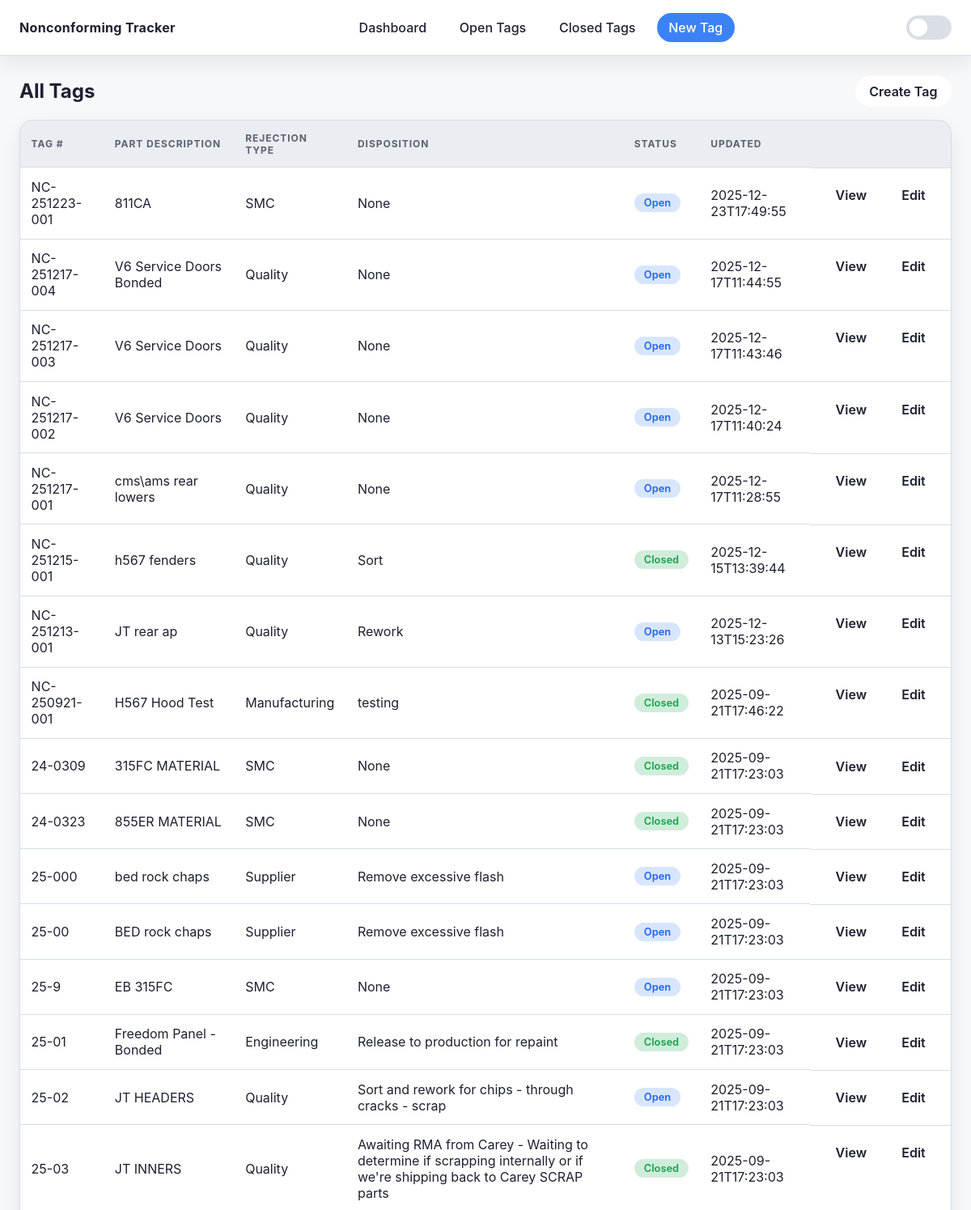
The app's page /tags (upper part) with its own data.
### tables this page shows
CREATE TABLE tags (
            id INTEGER PRIMARY KEY AUTOINCREMENT,
            tag_number TEXT UNIQUE NOT NULL,
            part_description TEXT,
            rejection_type TEXT,
            rejection_class TEXT,
            defect_description TEXT,
            rejected_by TEXT,
            containment_date TEXT,
            total_rejected_qty_initial TEXT,
            mfg_date TEXT,
            mfg_shift TEXT,
            supplier TEXT,
            total_rejected_qty_final TEXT,
            disposition TEXT,
            authorized_by TEXT,
            date_authorized TEXT,
            date_sort_rework TEXT,
            good_pcs TEXT,
            reworked_pcs TEXT,
            scrap_pcs TEXT,
            complete TEXT,
            closed_date TEXT,
            closed_by TEXT,
            qad_number TEXT,
            qad_date TEXT,
            completed_by TEXT,
            is_closed INTEGER DEFAULT 0,
            created_at TEXT,
            updated_at TEXT
        );

### app.py (the view)
@app.route("/tags")
def list_all_tags():
    tags = database.list_tags(get_db())
    return render_template("tags_list.html", title="All Tags", tags=tags, view="all")

### app.py (called while the page is built, shortened)
def get_db():
    if "db" not in g:
        g.db = database.get_connection(Path(app.config["DATABASE"]))
    return g.db

def ensure_bootstrap_data() -> None:
    db = get_db()
    database.init_db(db)
    existing_count = db.execute("SELECT COUNT(*) FROM tags").fetchone()[0]
    dropdowns = database.fetch_dropdowns(db)
    needs_seed = existing_count == 0
    needs_dropdowns = not dropdowns
    if not (needs_seed or needs_dropdowns):
        return

@app.before_request
def before_request() -> None:  # pragma: no cover - flask hook
    ensure_bootstrap_data()
    g.dropdown_options = database.fetch_dropdowns(get_db())

@app.context_processor
def inject_globals():
    from datetime import datetime
    return {'current_year': datetime.utcnow().year}

### database.py (called while the page is built)
def get_connection(db_path: Path | None = None) -> sqlite3.Connection:
    path = db_path or DB_PATH
    conn = sqlite3.connect(path)
    conn.row_factory = sqlite3.Row
    return conn

def fetch_dropdowns(conn: sqlite3.Connection) -> Dict[str, List[str]]:
    dropdowns: Dict[str, List[str]] = {}
    rows = conn.execute(
        "SELECT field, value FROM dropdown_options ORDER BY id ASC"
    ).fetchall()
    for row in rows:
        dropdowns.setdefault(row["field"], []).append(row["value"])
    return dropdowns

def list_tags(conn: sqlite3.Connection, is_closed: Optional[bool] = None) -> List[sqlite3.Row]:
    if is_closed is None:
        sql = "SELECT * FROM tags ORDER BY (created_at IS NULL), created_at DESC"
        return conn.execute(sql).fetchall()
    sql = "SELECT * FROM tags WHERE is_closed = ? ORDER BY (updated_at IS NULL), updated_at DESC"
    return conn.execute(sql, (1 if is_closed else 0,)).fetchall()

### templates/tags_list.html (shortened to what this page needs)
{% extends "base.html" %}
{% block content %}
<section class="list-header">
    <h1>{{ title }}</h1>
    <div class="list-actions">
        <a class="btn" href="{{ url_for('create_tag') }}">Create Tag</a>
    </div>
</section>
<div class="table-responsive">
    <table>
        <thead>
            <tr>
                <th>Tag #</th>
                <th>Part Description</th>
                <th>Rejection Type</th>
                <th>Disposition</th>
                <th>Status</th>
                <th>Updated</th>
                <th></th>
            </tr>
        </thead>
        <tbody>
            {% for row in tags %}
            <tr>
                <td>{{ row.tag_number }}</td>
                <td>{{ row.part_description }}</td>
                <td>{{ row.rejection_type }}</td>
                <td>{{ row.disposition }}</td>
                <td>
                    {% if row.is_closed %}
                        <span class="status-pill status-closed">Closed</span>
                    {% else %}
                        <span class="status-pill status-open">Open</span>
                    {% endif %}
                </td>
                <td>{{ row.updated_at or row.created_at }}</td>
                <td class="table-actions">
                    <a class="btn-link" href="{{ url_for('view_tag', tag_id=row.id) }}">View</a>
                    <a class="btn-link" href="{{ url_for('edit_tag', tag_id=row.id) }}">Edit</a>
                </td>
            </tr>
            {% else %}
            <tr><td colspan="7">No records available.</td></tr>
            {% endfor %}
        </tbody>
    </table>
</div>
{% endblock %}

### static/styles.css (style rules this page uses)
:root { color-scheme: light dark; --bg: #f7f8fa; --fg: #1d2130; --muted: #5b6170; --surface: #ffffff; --accent: #3b82f6; --accent-dark: #2563eb; --border: #d7dce5; --success: #16a34a; --danger: #dc2626; --shadow: 0 10px 25px rgba(15, 23, 42, 0.08); font-family: "Inter", system-ui, -apple-system, BlinkMacSystemFont, "Segoe UI", sans-serif; }
body { margin: 0; background: var(--bg); color: var(--fg); min-height: 100vh; display: flex; flex-direction: column; transition: background 0.25s ease, color 0.25s ease; }
.table-responsive { overflow-x: auto; background: var(--surface); border-radius: 1rem; border: 1px solid var(--border); box-shadow: var(--shadow); }
table { width: 100%; border-collapse: collapse; min-width: 700px; }
thead { text-transform: uppercase; font-size: 0.75rem; letter-spacing: 0.08em; background: rgba(148, 163, 184, 0.2); }
thead th { padding: 0.85rem; text-align: left; color: var(--muted); }
tbody td { padding: 0.85rem; border-top: 1px solid var(--border); }
.status-pill { display: inline-flex; align-items: center; padding: 0.25rem 0.75rem; border-radius: 999px; font-size: 0.8rem; font-weight: 600; }
.status-open { background: rgba(59, 130, 246, 0.2); color: var(--accent-dark); }
.status-closed { background: rgba(22, 163, 74, 0.2); color: var(--success); }
.btn, .btn-link { display: inline-flex; align-items: center; justify-content: center; gap: 0.35rem; padding: 0.6rem 1.1rem; border-radius: 999px; border: none; background: var(--surface); color: var(--fg); text-decoration: none; font-weight: 600; cursor: pointer; transition: transform 0.15s ease; touch-action: manipulation; }
.list-header { display: flex; align-items: center; justify-content: space-between; margin-bottom: 1rem; }
.list-header h1 { margin: 0; }
.table-actions { display: flex; gap: 0.5rem; }

### records on screen
tags: tag_number "NC-251223-001", part_description "811CA", rejection_type "SMC", disposition "None", is_closed "Open", updated_at "2025-12-23T17:49:55"
tags: tag_number "NC-251217-004", part_description "V6 Service Doors Bonded", rejection_type "Quality", disposition "None", is_closed "Open", updated_at "2025-12-17T11:44:55"
tags: tag_number "NC-251217-003", part_description "V6 Service Doors", rejection_type "Quality", disposition "None", is_closed "Open", updated_at "2025-12-17T11:43:46"
tags: tag_number "NC-251217-002", part_description "V6 Service Doors", rejection_type "Quality", disposition "None", is_closed "Open", updated_at "2025-12-17T11:40:24"
tags: tag_number "NC-251217-001", part_description "cms\\ams rear lowers", rejection_type "Quality", disposition "None", is_closed "Open", updated_at "2025-12-17T11:28:55"
tags: tag_number "NC-251215-001", part_description "h567 fenders", rejection_type "Quality", disposition "Sort", is_closed "Closed", updated_at "2025-12-15T13:39:44"
tags: tag_number "NC-251213-001", part_description "JT rear ap", rejection_type "Quality", disposition "Rework", is_closed "Open", updated_at "2025-12-13T15:23:26"
tags: tag_number "NC-250921-001", part_description "H567 Hood Test", rejection_type "Manufacturing", disposition "testing", is_closed "Closed", updated_at "2025-09-21T17:46:22"
tags: tag_number "24-0309", part_description "315FC MATERIAL", rejection_type "SMC", disposition "None", is_closed "Closed", updated_at "2025-09-21T17:23:03"
tags: tag_number "24-0323", part_description "855ER MATERIAL", rejection_type "SMC", disposition "None", is_closed "Closed", updated_at "2025-09-21T17:23:03"
tags: tag_number "25-000", part_description "bed rock chaps", rejection_type "Supplier", disposition "Remove excessive flash", is_closed "Open", updated_at "2025-09-21T17:23:03"
tags: tag_number "25-00", part_description "BED rock chaps", rejection_type "Supplier", disposition "Remove excessive flash", is_closed "Open", updated_at "2025-09-21T17:23:03"
tags: tag_number "25-9", part_description "EB 315FC", rejection_type "SMC", disposition "None", is_closed "Open", updated_at "2025-09-21T17:23:03"
tags: tag_number "25-01", part_description "Freedom Panel - Bonded", rejection_type "Engineering", disposition "Release to production for repaint", is_closed "Closed", updated_at "2025-09-21T17:23:03"
tags: tag_number "25-02", part_description "JT HEADERS", rejection_type "Quality", disposition "Sort and rework for chips - through cracks - scrap", is_closed "Open", updated_at "2025-09-21T17:23:03"
tags: tag_number "25-03", part_description "JT INNERS", rejection_type "Quality", disposition "Awaiting RMA from Carey - Waiting to determine if scrapping internally or if we're shipping back to Carey SCRAP parts", is_closed "Closed", updated_at "2025-09-21T17:23:03"

### other values on screen
{{ title }} "All Tags"
